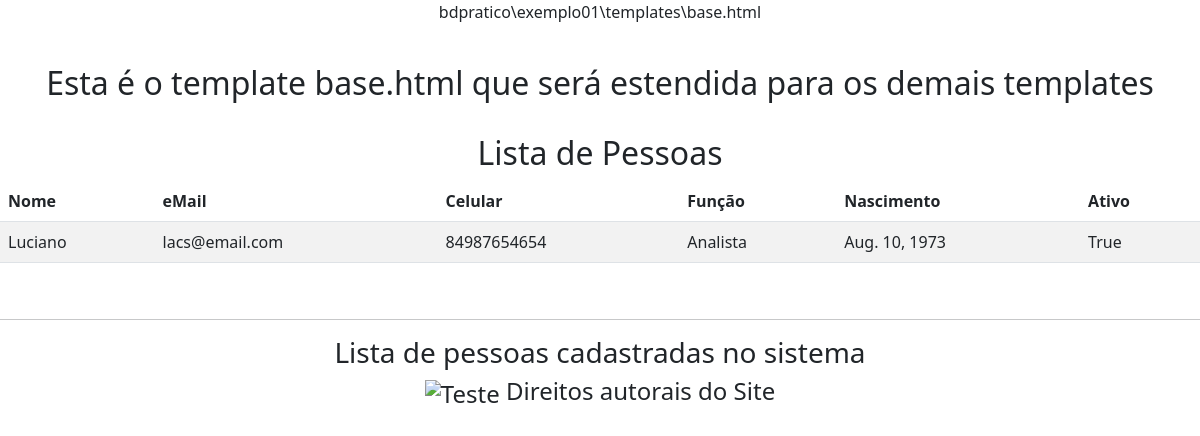
Page /pessoa_list/ (signed in) on the committed database.
### exemplo01/models.py (models this page shows, shortened)
class Pessoa(models.Model):
    nome = models.CharField(max_length=50, null=False, blank=False, verbose_name='Nome')
    email = models.CharField(max_length=50, null=False, blank=False, verbose_name='eMail')
    celular = models.CharField(max_length=20, null=True, blank=True, verbose_name='celular')
    funcao = models.CharField(max_length=30, null=True, blank=True, verbose_name='Funcao')
    nascimento = models.DateField(null=True, blank=True, verbose_name='Nascimento')
    ativo = models.BooleanField(default=True, verbose_name='Ativo')
    class Meta:
        ordering = ['nome', 'funcao']

### exemplo01/views.py (the view)
# urls.py: path("pessoa_list/", views.pessoa_list.as_view(), name='pessoa_list_alias'),
class pessoa_list(ListView):
    model = Pessoa
    template_name = 'exemplo01/pessoa_list.html'
    def dispatch(self, request, *args, **kwargs):
        if request.user.has_perm("exemplo01.view_pessoa"):
            return super().dispatch(request, *args, **kwargs)
        else:
            return HttpResponse("Sem permissão para listar pessoas")

### exemplo01/templates/exemplo01/pessoa_list.html (shortened to what this page needs)
{% extends 'base.html' %}
{% block corpo %}
<h2>Lista de Pessoas</h2>
<table class="table table-striped table-hover">
    <thead>
        <tr>
            <th>Nome</th>
            <th>eMail</th>
            <th>Celular</th>
            <th>Função</th>
            <th>Nascimento</th>
            <th>Ativo</th>
        </tr>
    </thead>
    <tbody>
        {% for pessoa in object_list %}
        <tr>
            <td>{{ pessoa.nome }}</td>
            <td>{{ pessoa.email }}</td>
            <td>{{ pessoa.celular }}</td>
            <td>{{ pessoa.funcao }}</td>
            <td>{{ pessoa.nascimento }}</td>
            <td>{{ pessoa.ativo }}</td>
        </tr>
        {% endfor %}
    </tbody>
</table>
{% endblock %}
{% block rodape %}Lista de pessoas cadastradas no sistema{% endblock %}

### rows in the picture
Pessoa: nome "Luciano", email "lacs@email.com", celular "84987654654", funcao "Analista", nascimento "Aug. 10, 1973", ativo "True"
